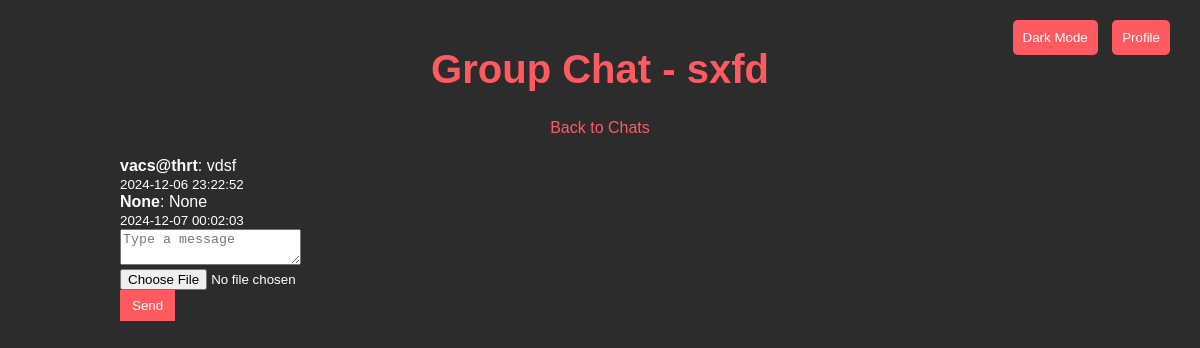
/chat/group/ sxfd , run on the app's committed database.
### tables this page shows
CREATE TABLE messages (
            id INTEGER PRIMARY KEY,
            sender_email TEXT,
            receiver_email TEXT,
            message TEXT,
            timestamp DATETIME DEFAULT CURRENT_TIMESTAMP
        , group_name TEXT DEFAULT NULL);

### app.py (the view, shortened to what this page needs)
@app.route('/chat/<chat_type>/<chat_id>', methods=['GET', 'POST'])
def open_chat(chat_type, chat_id):
    with get_db() as conn:
        if chat_type == 'private':
            messages = conn.execute('''SELECT * FROM messages WHERE receiver_email = ? AND group_name IS NULL ORDER BY timestamp ASC''', (chat_id,)).fetchall()
        else:
            messages = conn.execute('''SELECT * FROM messages WHERE group_name = ? ORDER BY timestamp ASC''', (chat_id,)).fetchall()
    return render_template('chat.html', messages=messages, chat_type=chat_type, chat_id=chat_id)

### app.py (called while the page is built)
def get_db():
    conn = sqlite3.connect(DATABASE)
    conn.row_factory = sqlite3.Row
    return conn

### templates/chat.html (shortened to what this page needs)
<!DOCTYPE html>
<html lang="en">
<head>
    <link rel="stylesheet" href="{{ url_for('static', filename='css/styles.css') }}">
</head>
<body>
    {% include 'header.html' %}
    <div class="container">
        <header>
            <h1>{{ chat_type | capitalize }} Chat - {{ chat_id }}</h1>
            <a href="{{ url_for('messages') }}">Back to Chats</a>
        </header>
        <div class="chat-history">
            {% for message in messages %}
            <div class="message">
                <strong>{{ message['sender_email'] }}</strong>: {{ message['message'] }}<br>
                <small>{{ message['timestamp'] }}</small>
            </div>
            {% endfor %}
        </div>
        <form method="POST" enctype="multipart/form-data">
            <textarea name="message" placeholder="Type a message" required></textarea><br>
            <input type="file" name="file"><br>
            <button type="submit">Send</button>
        </form>
    </div>
</body>
</html>

### static/css/styles.css (style rules this page uses)
body { font-family: Arial, sans-serif; background-color: #2c2c2c; color: white; margin: 0; padding: 0; transition: background-color 0.3s, color 0.3s; }
.container { width: 80%; margin: 0 auto; padding: 20px; }
header { text-align: center; margin-bottom: 20px; }
h1 { font-size: 2.5em; color: #ff5a5f; }
a { color: #ff5a5f; text-decoration: none; }
button[type="submit"] { background-color: #ff5a5f; border: none; padding: 8px 12px; color: white; cursor: pointer; }

### data on the page
messages: sender_email "vacs@thrt", message "vdsf", timestamp "2024-12-06 23:22:52"
messages: sender_email "None", message "None", timestamp "2024-12-07 00:02:03"

### other printed values
{{ chat_type | capitalize }} "Group"
{{ chat_id }} "sxfd"
